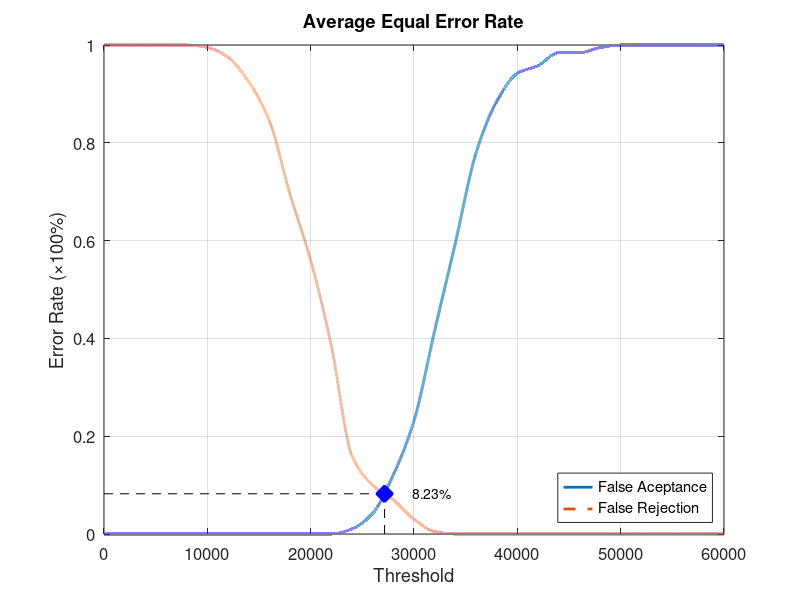
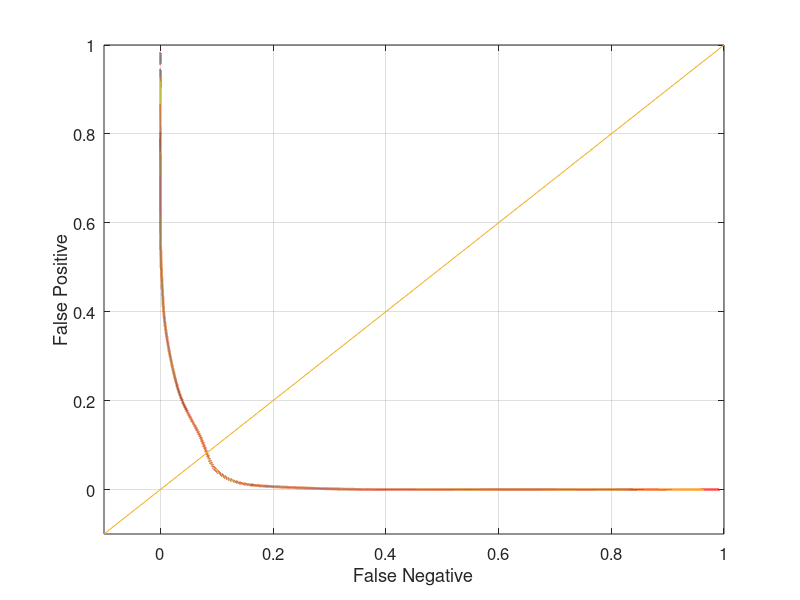

MATLAB code for these plots, in order:
function yEER = Database5_2
close all;
clear;
clc;
x = 0:2000:60000;
xq = 0:0.5:60000;

y0 = [0 0 0 0 0 0 0 0 0 0 0 0 0.0105263 0.0421053 0.121053 0.231579 0.415789 0.594737 0.778947 0.884211 0.942105 0.957895 0.984211 0.984211 0.994737 1 1 1 1 1 1];
yy0 = interp1(x, y0, xq, 'pchip');
y1 = [1 1 1 1 1 0.995 0.975 0.925 0.845 0.695 0.56 0.385 0.16 0.1 0.07 0.03 0.005 0 0 0 0 0 0 0 0 0 0 0 0 0 0];
yy1 = interp1(x, y1, xq, 'pchip');

% Calculating EER: 
y2 = abs(y0 - y1);
find(y2 == min(y2))
yy2 = abs(yy0 - yy1);
xEER = find(yy2 == min(yy2));
xEERIndex = xq(xEER) % X-axis EER
yEER = yy0(xEER) % Y-axis EER

main = figure
plot(xq, yy0,'-','LineWidth', 2);	hold on
plot(xq, yy1,'--','LineWidth', 2);	hold on
plot([xEERIndex xEERIndex], [0 yEER], 'k--');	hold on
plot([0 xEERIndex], [yEER yEER], 'k--');	hold on
plot(xEERIndex, yEER, 'bx', 'LineWidth', 10);	hold on
text(xEERIndex + 10 * xEERIndex / 100, yEER, [num2str(round((10000 * yEER)) / 100) '%'])
legend('False Aceptance', 'False Rejection', 'Location', 'SouthEast')
xlabel('Threshold')
ylabel('Error Rate (\times100%)')
title('Average Equal Error Rate')
set(gca, 'FontSize', 12)
axis([0 60000 0 1])
grid on

print(main, 'Database5_2Main', '-dpng');
FNRxFPR = figure('Color', [1 1 1]);
plot(yy1, yy0, '-', yy1, yy0, 'LineWidth', 2);
hold on
y = -0.1:0.1:1
plot(y, y); 
set(gca, 'FontSize', 12)
xlabel('False Negative')
ylabel('False Positive')
axis([-0.1 1 -0.1 1])
set(gca, 'FontSize', 12)
grid on

print(FNRxFPR, 'Database5_2FNRxFPR','-dpng');
end
